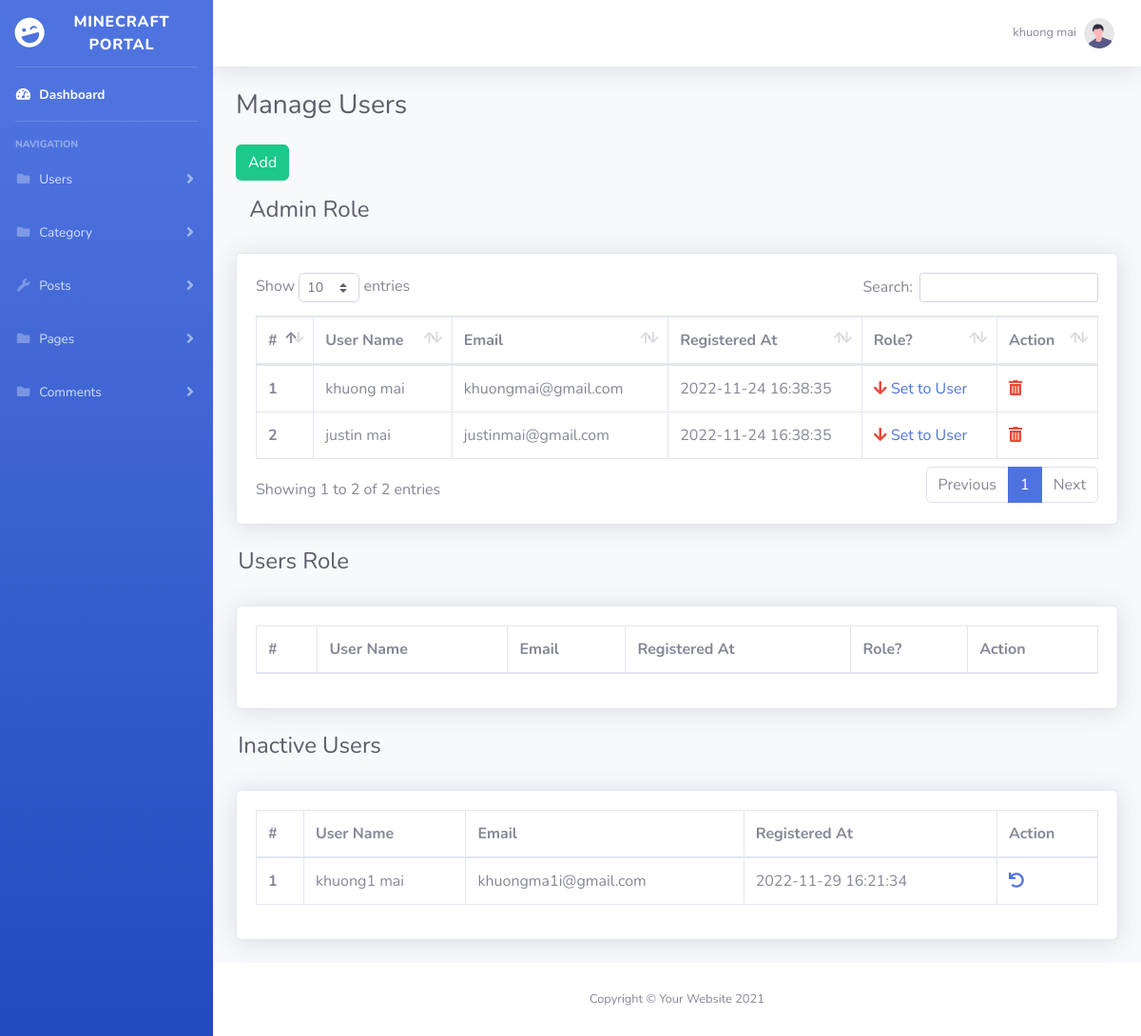
The page /admin/manage-users.php (signed in) on the database its author committed.
### tables this page shows
CREATE TABLE `users` (
  `id` bigint(20) NOT NULL,
  `first_name` varchar(50) DEFAULT NULL,
  `last_name` varchar(50) DEFAULT NULL,
  `email` varchar(50) DEFAULT NULL,
  `user_password` varchar(32) NOT NULL,
  `registered_at` datetime NOT NULL,
  `role_id` bit(1) NOT NULL DEFAULT b'0',
  `active` bit(1) NOT NULL DEFAULT b'1'
);

### admin/manage-users.php (the view, shortened to what this page needs)
<?php
include ('includes/config.php');
if(strlen($_SESSION['login']) == 0){
    header("Location: index.php");
}
else{
    $csslink = '<link href="vendor/datatables/dataTables.bootstrap4.min.css" rel="stylesheet">';
    $query1 = "SELECT * FROM users WHERE role_id = 1 AND active = 1;";
    $statement1 = $db->prepare($query1);
    $statement1->execute();
    $query3 = "SELECT * FROM users WHERE active = 0";
    $statement3 = $db->prepare($query3);
    $statement3->execute();
    require_once('includes/header.php');
?>
            <div class="row">
                <div class="col-md-12">
					<div class="m-t-20">
                        <div class="mb-3">
                            <a href="add-user.php">
                                <button name="button" class="btn btn-success">Add</button>
                            </a>
                        </div>
                        <div class="d-sm-flex align-items-center justify-content-between mb-4">
                            <h3 class="h4 ml-2 text-gray-800"><i class="fas text-secondary"></i> Admin Role</h1>
                        </div>
                        <div class="card shadow mb-4">
                            <div class="card-body">
                                <div class="table-responsive">
                                    <table class="table table-bordered" id="dataTable" width="100%" cellspacing="0">
                                        <thead>
                                            <tr>
                                                <th>#</th>
                                                <th>User Name</th>
                                                <th>Email</th>
                                                <th>Registered At</th>
                                                <th>Role?</th>
                                                <th>Action</th>
                                            </tr>
                                        </thead>
                                    <tbody>
                                        <?php
                                            $count=1;
                                            while($row = $statement1->fetch()):
                                        ?>
                                        <tr>
                                        <th scope="row"><?= $count?></th>
                                        <td><?php echo $row['first_name']; echo ' ';echo $row['last_name'];?></td>
                                        <td><?php echo $row['email'];?></td>
                                        <td><?php echo $row['registered_at'];?></td>
                                        <td><a href="manage-users.php?did=<?php echo $row['id'];?>&&action=downrole"><i class="fas fa-arrow-down text-danger"></i></i> Set to User</a> </td>
                                        <td><a href="manage-users.php?rid=<?php echo $row['id'];?>&&action=del"><i class="fas fa-trash-alt text-danger"></i></a> </td>
                                        </tr>
                                        <?php
                                            $count++;
                                        endwhile
                                        ?>
                                    </tbody>
                                    </table>
                                </div>
                            </div>
                        </div>
                    </div>
                </div>
                <div class="d-sm-flex align-items-center justify-content-between mb-4">
                    <h3 class="h4 ml-2 text-gray-800"><i class="fas text-secondary"></i> Users Role</h1>
                </div>
                <div class="col-md-12">
                    <div class="m-t-20">
                        <div class="card shadow mb-4">
                            <div class="card-body">
                                <div class="table-responsive">
                                    <table class="table table-bordered" id="dataTable" width="100%" cellspacing="0">
                                        <thead>
                                            <tr>
                                                <th>#</th>
                                                <th>User Name</th>
                                                <th>Email</th>
                                                <th>Registered At</th>
                                                <th>Role?</th>
                                                <th>Action</th>
                                            </tr>
                                        </thead>
                                    </table>
                                </div>
                            </div>
                        </div>
                    </div>
                </div>
                <div class="d-sm-flex align-items-center justify-content-between mb-4">
                    <h3 class="h4 ml-2 text-gray-800"><i class="fas text-secondary"></i> Inactive Users</h1>
                </div>
                <div class="col-md-12">
                    <div class="m-t-20">
                        <div class="card shadow mb-4">
                            <div class="card-body">
                                <div class="table-responsive">
                                    <table class="table table-bordered" id="dataTable" width="100%" cellspacing="0">
                                        <thead>
                                            <tr>
                                                <th>#</th>
                                                <th>User Name</th>
                                                <th>Email</th>
                                                <th>Registered At</th>
                                                <th>Action</th>
                                            </tr>
                                        </thead>
                                        <tbody>
                                            <?php
                                                $count=1;
                                                while($row = $statement3->fetch()):
                                            ?>
                                            <tr>
                                            <th scope="row"><?= $count?></th>
                                            <td><?php echo $row['first_name']; echo ' ';echo $row['last_name'];?></td>
                                            <td><?php echo $row['email'];?></td>
                                            <td><?php echo $row['registered_at'];?></td>
                                            <td><a href="manage-users.php?resid=<?php echo $row['id'];?>"><i class="fas fa-undo"></i></i></a>
                                            </tr>
                                            <?php
                                                $count++;
                                            endwhile
                                            ?>
                                        </tbody>
                                    </table>
                                </div>
                            </div>
                        </div>
                    </div>
                </div>
            </div>
            <?php include ('includes/footer.php') ?>
<?php } ?>

### admin/includes/topbar.php (shortened to what this page needs)
<?php
    $query = "SELECT first_name, last_name
                FROM users
                WHERE id = :id";
    $statement = $db->prepare($query);
    $statement->bindValue(':id', $_SESSION['user_id']);
    $statement->execute();
?>
<nav class="navbar navbar-expand navbar-light bg-white topbar mb-4 static-top shadow">
            <ul class="navbar-nav ml-auto">
                <li class="nav-item dropdown no-arrow">
                    <a class="nav-link dropdown-toggle" href="#" id="userDropdown" role="button"
                        data-toggle="dropdown" aria-haspopup="true" aria-expanded="false">
                        <?php while($row = $statement->fetch()): ?>
                        <span class="mr-2 d-none d-lg-inline text-gray-600 small"><?php echo $row['first_name']." ". $row['last_name'] ?></span>
                        <?php endwhile ?>
                        <img class="img-profile rounded-circle"
                            src="assets/img/undraw_profile.svg">
                    </a>
                </li>
            </ul>
        </nav>

### rows shown on the page
users: first_name "khuong", last_name "mai", email "khuongmai@gmail.com", registered_at "2022-11-24 16:38:35"
users: first_name "justin", last_name "mai", email "justinmai@gmail.com", registered_at "2022-11-24 16:38:35"
users: first_name "khuong1", last_name "mai", email "khuongma1i@gmail.com", registered_at "2022-11-29 16:21:34"

### other values the page prints
$pagename "Manage Users"
